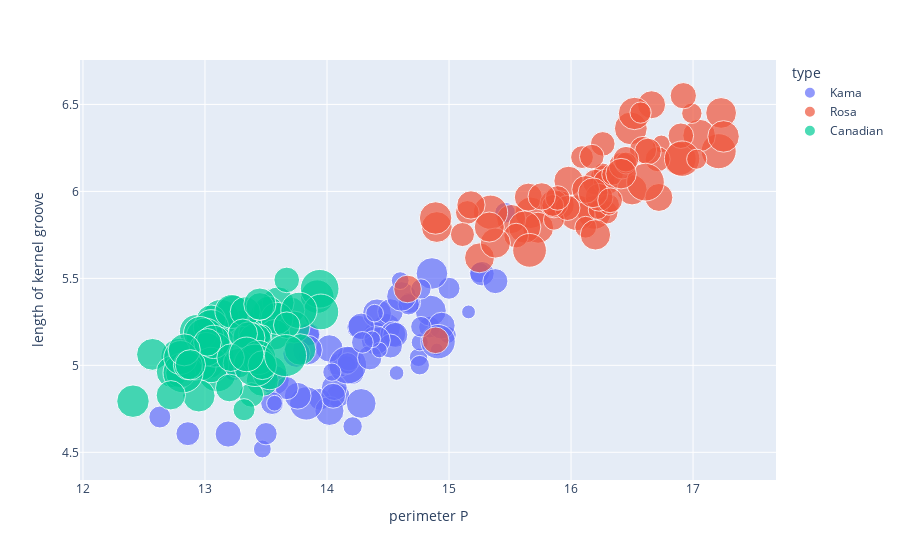

Notebook source saved alongside this figure:
### Markdown cell above
#### Bubble chart

### Code cell
# a. wählen Sie anhand des Scatter Matrix Plots 2 Variablen aus, die die 3 Sorten am besten trennen
# b. tragen Sie diese Variable als 'x' und 'y' im untenstehenden bubble chart ein.
# c. Wählen Sie für die Punktgröße ('size') eine beliebige dritte Variable

px.scatter(data,
           x="perimeter P",
           y="length of kernel groove",
           size="asymmetry coefficient",
           color="type",
           hover_name=data.index,
           size_max=30)
